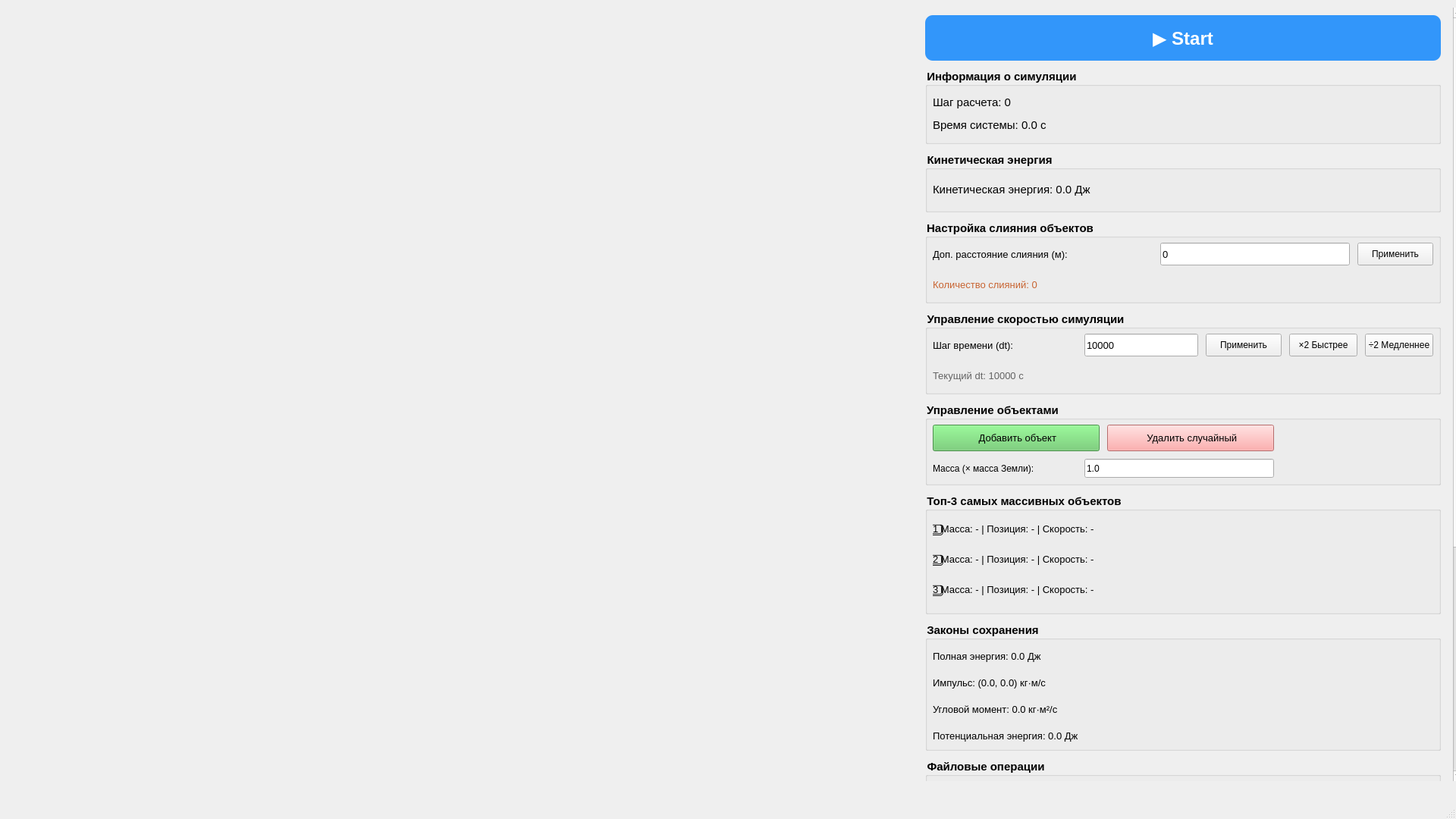
<?xml version="1.0" encoding="UTF-8"?>
<ui version="4.0">
 <class>MainWindow</class>
 <widget class="QMainWindow" name="MainWindow">
  <property name="geometry">
   <rect>
    <x>0</x>
    <y>0</y>
    <width>1920</width>
    <height>1080</height>
   </rect>
  </property>
  <property name="windowTitle">
   <string>Гравитационная симуляция N-тел</string>
  </property>
  <widget class="QWidget" name="centralwidget">
   <widget class="QScrollArea" name="scrollArea">
    <property name="geometry">
     <rect>
      <x>1210</x>
      <y>10</y>
      <width>720</width>
      <height>1020</height>
     </rect>
    </property>
    <property name="styleSheet">
     <string>QScrollArea { border: none; background-color: rgb(240, 240, 245); }</string>
    </property>
    <property name="verticalScrollBarPolicy">
     <enum>Qt::ScrollBarPolicy::ScrollBarAsNeeded</enum>
    </property>
    <property name="horizontalScrollBarPolicy">
     <enum>Qt::ScrollBarPolicy::ScrollBarAlwaysOff</enum>
    </property>
    <property name="widgetResizable">
     <bool>true</bool>
    </property>
    <widget class="QWidget" name="scrollAreaWidgetContents">
     <property name="geometry">
      <rect>
       <x>0</x>
       <y>-430</y>
       <width>703</width>
       <height>1450</height>
      </rect>
     </property>
     <property name="minimumSize">
      <size>
       <width>0</width>
       <height>1450</height>
      </size>
     </property>
     <widget class="QPushButton" name="pushButtonStart">
      <property name="geometry">
       <rect>
        <x>10</x>
        <y>10</y>
        <width>680</width>
        <height>60</height>
       </rect>
      </property>
      <property name="styleSheet">
       <string>QPushButton {
    background-color: rgb(50, 150, 250);
    color: white;
    font-weight: bold;
    border-radius: 10px;
    font-size: 18pt;
}
QPushButton:hover {
    background-color: rgb(70, 170, 255);
}</string>
      </property>
      <property name="text">
       <string>▶ Start</string>
      </property>
     </widget>
     <widget class="QGroupBox" name="groupBox_timeStep">
      <property name="geometry">
       <rect>
        <x>10</x>
        <y>80</y>
        <width>680</width>
        <height>100</height>
       </rect>
      </property>
      <property name="styleSheet">
       <string>QGroupBox { font-weight: bold; font-size: 11pt; }</string>
      </property>
      <property name="title">
       <string>Информация о симуляции</string>
      </property>
      <widget class="QLabel" name="label_step">
       <property name="geometry">
        <rect>
         <x>10</x>
         <y>30</y>
         <width>660</width>
         <height>30</height>
        </rect>
       </property>
       <property name="styleSheet">
        <string>font-size: 11pt;</string>
       </property>
       <property name="text">
        <string>Шаг расчета: 0</string>
       </property>
      </widget>
      <widget class="QLabel" name="label_time">
       <property name="geometry">
        <rect>
         <x>10</x>
         <y>60</y>
         <width>660</width>
         <height>30</height>
        </rect>
       </property>
       <property name="styleSheet">
        <string>font-size: 11pt;</string>
       </property>
       <property name="text">
        <string>Время системы: 0.0 с</string>
       </property>
      </widget>
     </widget>
     <widget class="QGroupBox" name="groupBox_kineticEnergy">
      <property name="geometry">
       <rect>
        <x>10</x>
        <y>190</y>
        <width>680</width>
        <height>80</height>
       </rect>
      </property>
      <property name="styleSheet">
       <string>QGroupBox { font-weight: bold; font-size: 11pt; }</string>
      </property>
      <property name="title">
       <string>Кинетическая энергия</string>
      </property>
      <widget class="QLabel" name="label_kineticEnergy">
       <property name="geometry">
        <rect>
         <x>10</x>
         <y>30</y>
         <width>660</width>
         <height>40</height>
        </rect>
       </property>
       <property name="styleSheet">
        <string>font-size: 11pt;</string>
       </property>
       <property name="text">
        <string>Кинетическая энергия: 0.0 Дж</string>
       </property>
       <property name="wordWrap">
        <bool>true</bool>
       </property>
      </widget>
     </widget>
     <widget class="QGroupBox" name="groupBox_merging">
      <property name="geometry">
       <rect>
        <x>10</x>
        <y>280</y>
        <width>680</width>
        <height>110</height>
       </rect>
      </property>
      <property name="styleSheet">
       <string>QGroupBox { font-weight: bold; font-size: 11pt; }</string>
      </property>
      <property name="title">
       <string>Настройка слияния объектов</string>
      </property>
      <widget class="QLabel" name="label_distConnect">
       <property name="geometry">
        <rect>
         <x>10</x>
         <y>30</y>
         <width>300</width>
         <height>30</height>
        </rect>
       </property>
       <property name="toolTip">
        <string>Объекты всегда сливаются при касании (физические радиусы). Это поле - дополнительное расстояние для экспериментов.</string>
       </property>
       <property name="styleSheet">
        <string>font-size: 10pt;</string>
       </property>
       <property name="text">
        <string>Доп. расстояние слияния (м):</string>
       </property>
      </widget>
      <widget class="QLineEdit" name="lineEdit_distConnect">
       <property name="geometry">
        <rect>
         <x>310</x>
         <y>30</y>
         <width>250</width>
         <height>30</height>
        </rect>
       </property>
       <property name="toolTip">
        <string>0 = только физические столкновения. Увеличьте для слияния на расстоянии.</string>
       </property>
       <property name="styleSheet">
        <string>font-size: 10pt;</string>
       </property>
       <property name="text">
        <string>0</string>
       </property>
      </widget>
      <widget class="QPushButton" name="pushButton_updateDist">
       <property name="geometry">
        <rect>
         <x>570</x>
         <y>30</y>
         <width>100</width>
         <height>30</height>
        </rect>
       </property>
       <property name="styleSheet">
        <string>font-size: 9pt;</string>
       </property>
       <property name="text">
        <string>Применить</string>
       </property>
      </widget>
      <widget class="QLabel" name="label_mergeCount">
       <property name="geometry">
        <rect>
         <x>10</x>
         <y>70</y>
         <width>660</width>
         <height>30</height>
        </rect>
       </property>
       <property name="styleSheet">
        <string>font-size: 10pt; color: rgb(200, 100, 50);</string>
       </property>
       <property name="text">
        <string>Количество слияний: 0</string>
       </property>
      </widget>
     </widget>
     <widget class="QGroupBox" name="groupBox_timestep">
      <property name="geometry">
       <rect>
        <x>10</x>
        <y>400</y>
        <width>680</width>
        <height>110</height>
       </rect>
      </property>
      <property name="styleSheet">
       <string>QGroupBox { font-weight: bold; font-size: 11pt; }</string>
      </property>
      <property name="title">
       <string>Управление скоростью симуляции</string>
      </property>
      <widget class="QLabel" name="label_dt">
       <property name="geometry">
        <rect>
         <x>10</x>
         <y>30</y>
         <width>200</width>
         <height>30</height>
        </rect>
       </property>
       <property name="styleSheet">
        <string>font-size: 10pt;</string>
       </property>
       <property name="text">
        <string>Шаг времени (dt):</string>
       </property>
      </widget>
      <widget class="QLineEdit" name="lineEdit_dt">
       <property name="geometry">
        <rect>
         <x>210</x>
         <y>30</y>
         <width>150</width>
         <height>30</height>
        </rect>
       </property>
       <property name="styleSheet">
        <string>font-size: 10pt;</string>
       </property>
       <property name="text">
        <string>10000</string>
       </property>
      </widget>
      <widget class="QPushButton" name="pushButton_updateDt">
       <property name="geometry">
        <rect>
         <x>370</x>
         <y>30</y>
         <width>100</width>
         <height>30</height>
        </rect>
       </property>
       <property name="styleSheet">
        <string>font-size: 9pt;</string>
       </property>
       <property name="text">
        <string>Применить</string>
       </property>
      </widget>
      <widget class="QPushButton" name="pushButton_dtX2">
       <property name="geometry">
        <rect>
         <x>480</x>
         <y>30</y>
         <width>90</width>
         <height>30</height>
        </rect>
       </property>
       <property name="styleSheet">
        <string>font-size: 9pt;</string>
       </property>
       <property name="text">
        <string>×2 Быстрее</string>
       </property>
      </widget>
      <widget class="QPushButton" name="pushButton_dtDiv2">
       <property name="geometry">
        <rect>
         <x>580</x>
         <y>30</y>
         <width>90</width>
         <height>30</height>
        </rect>
       </property>
       <property name="styleSheet">
        <string>font-size: 9pt;</string>
       </property>
       <property name="text">
        <string>÷2 Медленнее</string>
       </property>
      </widget>
      <widget class="QLabel" name="label_currentDt">
       <property name="geometry">
        <rect>
         <x>10</x>
         <y>70</y>
         <width>660</width>
         <height>30</height>
        </rect>
       </property>
       <property name="styleSheet">
        <string>font-size: 10pt; color: rgb(100, 100, 100);</string>
       </property>
       <property name="text">
        <string>Текущий dt: 10000 с</string>
       </property>
      </widget>
     </widget>
     <widget class="QGroupBox" name="groupBox_objects">
      <property name="geometry">
       <rect>
        <x>10</x>
        <y>520</y>
        <width>680</width>
        <height>110</height>
       </rect>
      </property>
      <property name="styleSheet">
       <string>QGroupBox { font-weight: bold; font-size: 11pt; }</string>
      </property>
      <property name="title">
       <string>Управление объектами</string>
      </property>
      <widget class="QPushButton" name="pushButton_addObject">
       <property name="geometry">
        <rect>
         <x>10</x>
         <y>30</y>
         <width>220</width>
         <height>35</height>
        </rect>
       </property>
       <property name="styleSheet">
        <string>font-size: 10pt; background-color: rgb(100, 200, 100);</string>
       </property>
       <property name="text">
        <string> Добавить объект</string>
       </property>
      </widget>
      <widget class="QPushButton" name="pushButton_removeObject">
       <property name="geometry">
        <rect>
         <x>240</x>
         <y>30</y>
         <width>220</width>
         <height>35</height>
        </rect>
       </property>
       <property name="styleSheet">
        <string>font-size: 10pt; background-color: rgb(255, 150, 150);</string>
       </property>
       <property name="text">
        <string> Удалить случайный</string>
       </property>
      </widget>
      <widget class="QLabel" name="label_objectMass">
       <property name="geometry">
        <rect>
         <x>10</x>
         <y>75</y>
         <width>200</width>
         <height>25</height>
        </rect>
       </property>
       <property name="styleSheet">
        <string>font-size: 9pt;</string>
       </property>
       <property name="text">
        <string>Масса (× масса Земли):</string>
       </property>
      </widget>
      <widget class="QLineEdit" name="lineEdit_objectMass">
       <property name="geometry">
        <rect>
         <x>210</x>
         <y>75</y>
         <width>250</width>
         <height>25</height>
        </rect>
       </property>
       <property name="styleSheet">
        <string>font-size: 9pt;</string>
       </property>
       <property name="text">
        <string>1.0</string>
       </property>
      </widget>
     </widget>
     <widget class="QGroupBox" name="groupBox_top3">
      <property name="geometry">
       <rect>
        <x>10</x>
        <y>640</y>
        <width>680</width>
        <height>160</height>
       </rect>
      </property>
      <property name="styleSheet">
       <string>QGroupBox { font-weight: bold; font-size: 11pt; }</string>
      </property>
      <property name="title">
       <string>Топ-3 самых массивных объектов</string>
      </property>
      <widget class="QLabel" name="label_top1">
       <property name="geometry">
        <rect>
         <x>10</x>
         <y>30</y>
         <width>660</width>
         <height>35</height>
        </rect>
       </property>
       <property name="styleSheet">
        <string>font-size: 10pt;</string>
       </property>
       <property name="text">
        <string>1️⃣ Масса: - | Позиция: - | Скорость: -</string>
       </property>
       <property name="wordWrap">
        <bool>true</bool>
       </property>
      </widget>
      <widget class="QLabel" name="label_top2">
       <property name="geometry">
        <rect>
         <x>10</x>
         <y>70</y>
         <width>660</width>
         <height>35</height>
        </rect>
       </property>
       <property name="styleSheet">
        <string>font-size: 10pt;</string>
       </property>
       <property name="text">
        <string>2️⃣ Масса: - | Позиция: - | Скорость: -</string>
       </property>
       <property name="wordWrap">
        <bool>true</bool>
       </property>
      </widget>
      <widget class="QLabel" name="label_top3">
       <property name="geometry">
        <rect>
         <x>10</x>
         <y>110</y>
         <width>660</width>
         <height>35</height>
        </rect>
       </property>
       <property name="styleSheet">
        <string>font-size: 10pt;</string>
       </property>
       <property name="text">
        <string>3️⃣ Масса: - | Позиция: - | Скорость: -</string>
       </property>
       <property name="wordWrap">
        <bool>true</bool>
       </property>
      </widget>
     </widget>
     <widget class="QGroupBox" name="groupBox_conservation">
      <property name="geometry">
       <rect>
        <x>10</x>
        <y>810</y>
        <width>680</width>
        <height>170</height>
       </rect>
      </property>
      <property name="styleSheet">
       <string>QGroupBox { font-weight: bold; font-size: 11pt; }</string>
      </property>
      <property name="title">
       <string>Законы сохранения</string>
      </property>
      <widget class="QLabel" name="label_totalEnergy">
       <property name="geometry">
        <rect>
         <x>10</x>
         <y>30</y>
         <width>660</width>
         <height>30</height>
        </rect>
       </property>
       <property name="styleSheet">
        <string>font-size: 10pt;</string>
       </property>
       <property name="text">
        <string>Полная энергия: 0.0 Дж</string>
       </property>
       <property name="wordWrap">
        <bool>true</bool>
       </property>
      </widget>
      <widget class="QLabel" name="label_momentum">
       <property name="geometry">
        <rect>
         <x>10</x>
         <y>65</y>
         <width>660</width>
         <height>30</height>
        </rect>
       </property>
       <property name="styleSheet">
        <string>font-size: 10pt;</string>
       </property>
       <property name="text">
        <string>Импульс: (0.0, 0.0) кг·м/с</string>
       </property>
       <property name="wordWrap">
        <bool>true</bool>
       </property>
      </widget>
      <widget class="QLabel" name="label_angularMomentum">
       <property name="geometry">
        <rect>
         <x>10</x>
         <y>100</y>
         <width>660</width>
         <height>30</height>
        </rect>
       </property>
       <property name="styleSheet">
        <string>font-size: 10pt;</string>
       </property>
       <property name="text">
        <string>Угловой момент: 0.0 кг·м²/с</string>
       </property>
       <property name="wordWrap">
        <bool>true</bool>
       </property>
      </widget>
      <widget class="QLabel" name="label_potentialEnergy">
       <property name="geometry">
        <rect>
         <x>10</x>
         <y>135</y>
         <width>660</width>
         <height>30</height>
        </rect>
       </property>
       <property name="styleSheet">
        <string>font-size: 10pt;</string>
       </property>
       <property name="text">
        <string>Потенциальная энергия: 0.0 Дж</string>
       </property>
       <property name="wordWrap">
        <bool>true</bool>
       </property>
      </widget>
     </widget>
     <widget class="QGroupBox" name="groupBox_fileOps">
      <property name="geometry">
       <rect>
        <x>10</x>
        <y>990</y>
        <width>680</width>
        <height>80</height>
       </rect>
      </property>
      <property name="styleSheet">
       <string>QGroupBox { font-weight: bold; font-size: 11pt; }</string>
      </property>
      <property name="title">
       <string>Файловые операции</string>
      </property>
      <widget class="QPushButton" name="pushButton_save">
       <property name="geometry">
        <rect>
         <x>10</x>
         <y>30</y>
         <width>330</width>
         <height>40</height>
        </rect>
       </property>
       <property name="styleSheet">
        <string>font-size: 10pt;</string>
       </property>
       <property name="text">
        <string>Сохранить состояние</string>
       </property>
      </widget>
      <widget class="QPushButton" name="pushButton_load">
       <property name="geometry">
        <rect>
         <x>350</x>
         <y>30</y>
         <width>320</width>
         <height>40</height>
        </rect>
       </property>
       <property name="styleSheet">
        <string>font-size: 10pt;</string>
       </property>
       <property name="text">
        <string>Загрузить состояние</string>
       </property>
      </widget>
     </widget>
     <widget class="QGroupBox" name="groupBox_tests">
      <property name="geometry">
       <rect>
        <x>10</x>
        <y>1080</y>
        <width>680</width>
        <height>180</height>
       </rect>
      </property>
      <property name="styleSheet">
       <string>QGroupBox { font-weight: bold; font-size: 11pt; }</string>
      </property>
      <property name="title">
       <string>Тесты и статистика</string>
      </property>
      <widget class="QPushButton" name="pushButton_test1">
       <property name="geometry">
        <rect>
         <x>10</x>
         <y>30</y>
         <width>210</width>
         <height>35</height>
        </rect>
       </property>
       <property name="styleSheet">
        <string>font-size: 9pt;</string>
       </property>
       <property name="text">
        <string>Тест 1: Солнечная</string>
       </property>
      </widget>
      <widget class="QPushButton" name="pushButton_test2">
       <property name="geometry">
        <rect>
         <x>230</x>
         <y>30</y>
         <width>210</width>
         <height>35</height>
        </rect>
       </property>
       <property name="styleSheet">
        <string>font-size: 9pt;</string>
       </property>
       <property name="text">
        <string>Тест 2: Столкновение</string>
       </property>
      </widget>
      <widget class="QPushButton" name="pushButton_test3">
       <property name="geometry">
        <rect>
         <x>450</x>
         <y>30</y>
         <width>220</width>
         <height>35</height>
        </rect>
       </property>
       <property name="styleSheet">
        <string>font-size: 9pt;</string>
       </property>
       <property name="text">
        <string>Тест 3: Большая</string>
       </property>
      </widget>
      <widget class="QLabel" name="label_customSystem">
       <property name="geometry">
        <rect>
         <x>10</x>
         <y>72</y>
         <width>120</width>
         <height>25</height>
        </rect>
       </property>
       <property name="styleSheet">
        <string>font-size: 9pt; font-weight: bold;</string>
       </property>
       <property name="text">
        <string>Своя система:</string>
       </property>
      </widget>
      <widget class="QLineEdit" name="lineEdit_customObjects">
       <property name="geometry">
        <rect>
         <x>130</x>
         <y>72</y>
         <width>100</width>
         <height>25</height>
        </rect>
       </property>
       <property name="styleSheet">
        <string>font-size: 9pt;</string>
       </property>
       <property name="text">
        <string>1000</string>
       </property>
       <property name="alignment">
        <set>Qt::AlignmentFlag::AlignCenter</set>
       </property>
       <property name="placeholderText">
        <string>Количество</string>
       </property>
      </widget>
      <widget class="QPushButton" name="pushButton_createCustom">
       <property name="geometry">
        <rect>
         <x>240</x>
         <y>72</y>
         <width>120</width>
         <height>25</height>
        </rect>
       </property>
       <property name="styleSheet">
        <string>font-size: 9pt; background-color: rgb(50, 150, 50); color: white; font-weight: bold;</string>
       </property>
       <property name="text">
        <string>Создать</string>
       </property>
      </widget>
      <widget class="QLabel" name="label_customHint">
       <property name="geometry">
        <rect>
         <x>370</x>
         <y>72</y>
         <width>300</width>
         <height>25</height>
        </rect>
       </property>
       <property name="styleSheet">
        <string>font-size: 8pt; color: rgb(100, 100, 100);</string>
       </property>
       <property name="text">
        <string>(от 1 до 50000 объектов)</string>
       </property>
      </widget>
      <widget class="QLabel" name="label_objectCount">
       <property name="geometry">
        <rect>
         <x>10</x>
         <y>100</y>
         <width>660</width>
         <height>25</height>
        </rect>
       </property>
       <property name="styleSheet">
        <string>font-size: 10pt;</string>
       </property>
       <property name="text">
        <string>Текущее количество объектов: 0</string>
       </property>
      </widget>
      <widget class="QLabel" name="label_statistics">
       <property name="geometry">
        <rect>
         <x>10</x>
         <y>125</y>
         <width>660</width>
         <height>25</height>
        </rect>
       </property>
       <property name="styleSheet">
        <string>font-size: 9pt; color: rgb(100, 100, 100);</string>
       </property>
       <property name="text">
        <string>Начальное: - | Удалено: - | Создано слиянием: -</string>
       </property>
      </widget>
      <widget class="QLineEdit" name="lineEdit_initialObjects">
       <property name="geometry">
        <rect>
         <x>10</x>
         <y>160</y>
         <width>660</width>
         <height>30</height>
        </rect>
       </property>
       <property name="styleSheet">
        <string>font-size: 8pt; background-color: rgb(245, 245, 245);</string>
       </property>
       <property name="readOnly">
        <bool>true</bool>
       </property>
      </widget>
     </widget>
     <widget class="QGroupBox" name="groupBox_optimization">
      <property name="geometry">
       <rect>
        <x>10</x>
        <y>1270</y>
        <width>680</width>
        <height>150</height>
       </rect>
      </property>
      <property name="styleSheet">
       <string>QGroupBox { font-weight: bold; font-size: 11pt; color: rgb(200, 50, 50); }</string>
      </property>
      <property name="title">
       <string>Оптимизация производительности</string>
      </property>
      <widget class="QLabel" name="label_stepsPerFrame">
       <property name="geometry">
        <rect>
         <x>10</x>
         <y>30</y>
         <width>200</width>
         <height>25</height>
        </rect>
       </property>
       <property name="toolTip">
        <string>Больше шагов = быстрее визуально, но менее плавно</string>
       </property>
       <property name="styleSheet">
        <string>font-size: 10pt; color: black;</string>
       </property>
       <property name="text">
        <string>Шагов физики/кадр:</string>
       </property>
      </widget>
      <widget class="QLineEdit" name="lineEdit_stepsPerFrame">
       <property name="geometry">
        <rect>
         <x>210</x>
         <y>30</y>
         <width>100</width>
         <height>25</height>
        </rect>
       </property>
       <property name="styleSheet">
        <string>font-size: 10pt;</string>
       </property>
       <property name="text">
        <string>5</string>
       </property>
      </widget>
      <widget class="QPushButton" name="pushButton_updateSteps">
       <property name="geometry">
        <rect>
         <x>320</x>
         <y>30</y>
         <width>100</width>
         <height>25</height>
        </rect>
       </property>
       <property name="styleSheet">
        <string>font-size: 9pt;</string>
       </property>
       <property name="text">
        <string>Применить</string>
       </property>
      </widget>
      <widget class="QLabel" name="label_cutoffDistance">
       <property name="geometry">
        <rect>
         <x>10</x>
         <y>65</y>
         <width>200</width>
         <height>25</height>
        </rect>
       </property>
       <property name="toolTip">
        <string>Игнорировать объекты дальше этого расстояния (0 = отключено)</string>
       </property>
       <property name="styleSheet">
        <string>font-size: 10pt; color: black;</string>
       </property>
       <property name="text">
        <string>Cutoff расстояние (м):</string>
       </property>
      </widget>
      <widget class="QLineEdit" name="lineEdit_cutoffDistance">
       <property name="geometry">
        <rect>
         <x>210</x>
         <y>65</y>
         <width>100</width>
         <height>25</height>
        </rect>
       </property>
       <property name="styleSheet">
        <string>font-size: 10pt;</string>
       </property>
       <property name="text">
        <string>1e11</string>
       </property>
      </widget>
      <widget class="QPushButton" name="pushButton_updateCutoff">
       <property name="geometry">
        <rect>
         <x>320</x>
         <y>65</y>
         <width>100</width>
         <height>25</height>
        </rect>
       </property>
       <property name="styleSheet">
        <string>font-size: 9pt;</string>
       </property>
       <property name="text">
        <string>Применить</string>
       </property>
      </widget>
      <widget class="QLabel" name="label_perfInfo">
       <property name="geometry">
        <rect>
         <x>10</x>
         <y>100</y>
         <width>660</width>
         <height>40</height>
        </rect>
       </property>
       <property name="styleSheet">
        <string>font-size: 9pt; color: rgb(100, 100, 100);</string>
       </property>
       <property name="text">
        <string>Тест 1-2: cutoff = 3×10¹² м, шагов = 1-5 | Тест 3: cutoff = 3×10¹² м, шагов = 10-20</string>
       </property>
       <property name="wordWrap">
        <bool>true</bool>
       </property>
      </widget>
      <widget class="QCheckBox" name="checkBox_useGrid">
       <property name="geometry">
        <rect>
         <x>430</x>
         <y>30</y>
         <width>240</width>
         <height>25</height>
        </rect>
       </property>
       <property name="toolTip">
        <string>Использовать пространственную сетку для ускорения (рекомендуется)</string>
       </property>
       <property name="styleSheet">
        <string>font-size: 10pt; color: black; font-weight: bold;</string>
       </property>
       <property name="text">
        <string>Spatial Grid</string>
       </property>
       <property name="checked">
        <bool>true</bool>
       </property>
      </widget>
     </widget>
    </widget>
   </widget>
  </widget>
  <widget class="QMenuBar" name="menubar">
   <property name="geometry">
    <rect>
     <x>0</x>
     <y>0</y>
     <width>1920</width>
     <height>22</height>
    </rect>
   </property>
  </widget>
  <widget class="QStatusBar" name="statusbar"/>
 </widget>
 <resources/>
 <connections/>
</ui>
